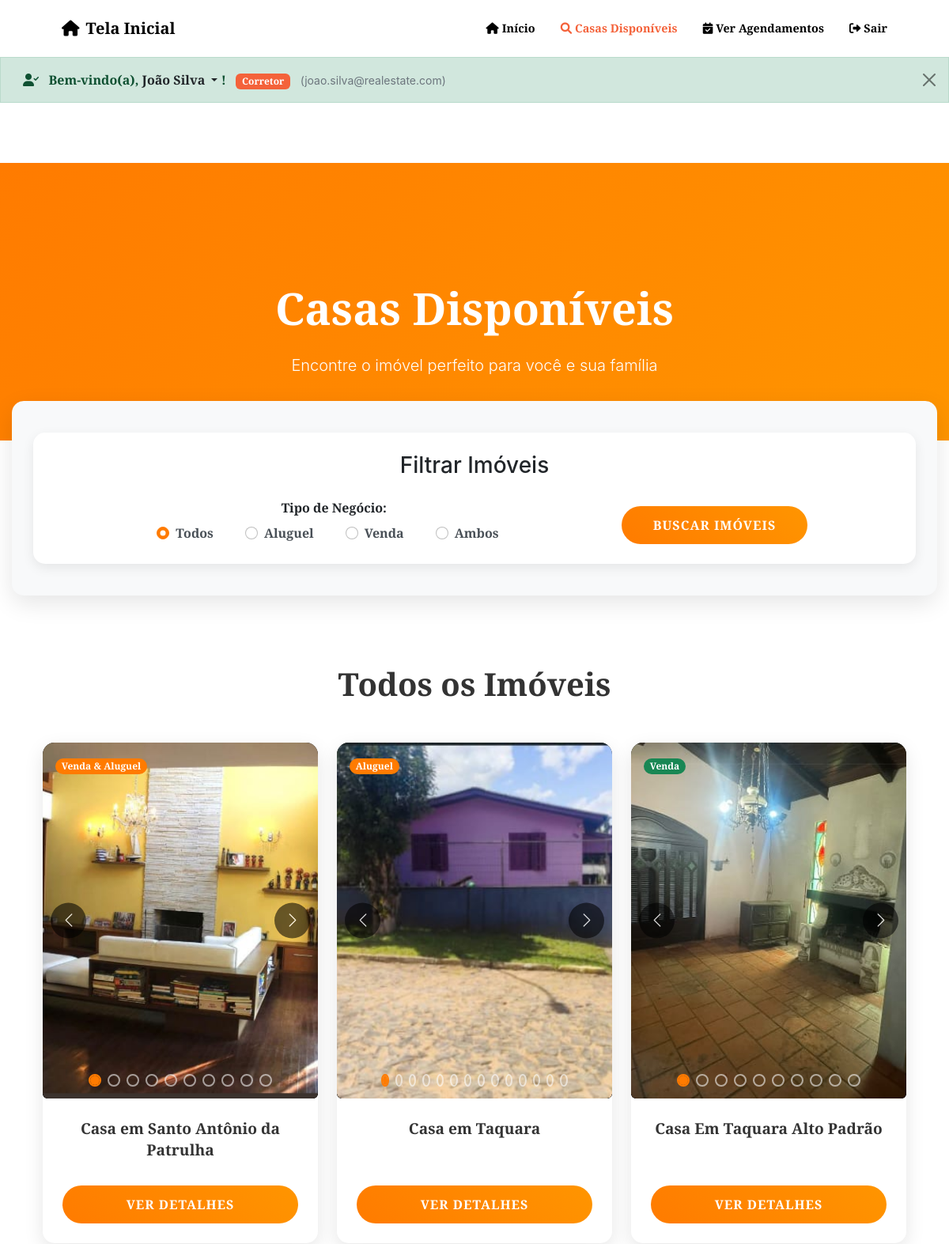
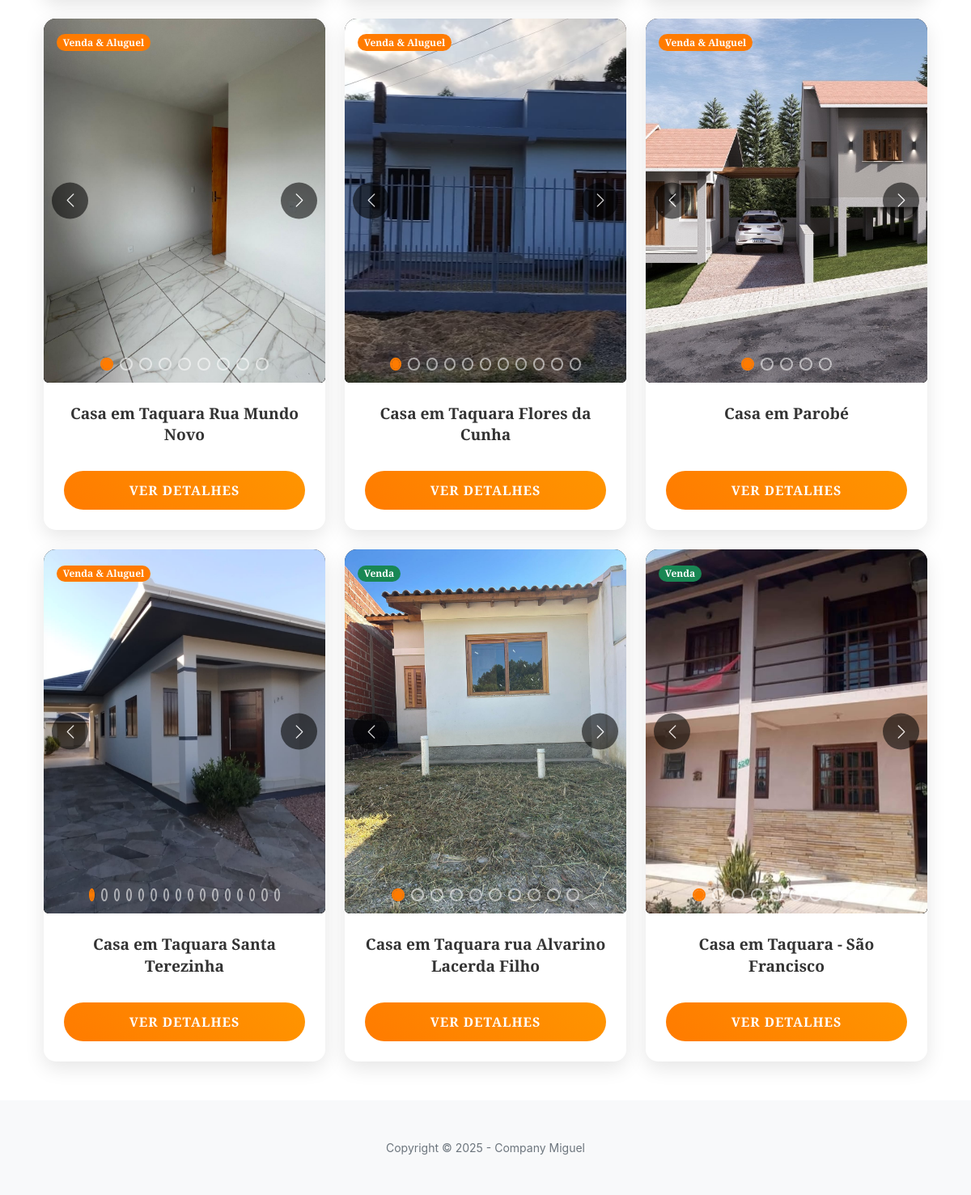
The app's page /casas_disponiveis.php (signed in) with its own data (2 pictures, top to bottom).
### tables this page shows
CREATE TABLE brokers (
    id INT AUTO_INCREMENT PRIMARY KEY,
    user_id INT NOT NULL,
    license_number VARCHAR(50) UNIQUE,
    company VARCHAR(255) NULL,
    specialties JSON NULL,
    commission_rate DECIMAL(5,2) DEFAULT 3.00,
    rating DECIMAL(3,2) DEFAULT 0.00,
    reviews_count INT DEFAULT 0,
    total_sales INT DEFAULT 0,
    years_experience INT DEFAULT 0,
    languages JSON NULL,
    created_at TIMESTAMP DEFAULT CURRENT_TIMESTAMP,
    updated_at TIMESTAMP DEFAULT CURRENT_TIMESTAMP ON UPDATE CURRENT_TIMESTAMP,
    
    FOREIGN KEY (user_id) REFERENCES users(id) ON DELETE CASCADE,
    UNIQUE KEY unique_broker_user (user_id)
);

CREATE TABLE users (
    id INT AUTO_INCREMENT PRIMARY KEY,
    first_name VARCHAR(100) NOT NULL,
    last_name VARCHAR(100) NOT NULL,
    email VARCHAR(255) NOT NULL UNIQUE,
    password VARCHAR(255) NOT NULL,
    cpf VARCHAR(14) UNIQUE,
    phone VARCHAR(20),
    user_type ENUM('user', 'broker', 'admin') DEFAULT 'user',
    status ENUM('active', 'inactive', 'pending') DEFAULT 'pending',
    email_verified BOOLEAN DEFAULT FALSE,
    verification_token VARCHAR(255) NULL,
    password_reset_token VARCHAR(255) NULL,
    password_reset_expires DATETIME NULL,
    created_at TIMESTAMP DEFAULT CURRENT_TIMESTAMP,
    updated_at TIMESTAMP DEFAULT CURRENT_TIMESTAMP ON UPDATE CURRENT_TIMESTAMP,
    
    INDEX idx_email (email),
    INDEX idx_user_type (user_type),
    INDEX idx_status (status)
);

### includes/auth.php (called while the page is built, shortened)
<?php
require_once __DIR__ . '/database.php';
class Auth {
    private $pdo;
    public function __construct() {
        global $pdo;
        $this->pdo = $pdo;
    }
    public function isLoggedIn() {
        return isset($_SESSION['user_id']);
    }
    public function getCurrentUser() {
        try {
            $stmt = $this->pdo->prepare("
                SELECT u.*, up.*, b.id as broker_id, b.license_number, b.company
                FROM users u
                LEFT JOIN user_profiles up ON u.id = up.user_id
                LEFT JOIN brokers b ON u.id = b.user_id
                WHERE u.id = ?
            ");
            $stmt->execute([$_SESSION['user_id']]);
            return $stmt->fetch();
        } catch (Exception $e) {
            error_log("Get current user error: " . $e->getMessage());
            return null;
        }
    }
}

### includes/init.php (called while the page is built, shortened)
<?php
require_once __DIR__ . '/database.php';
require_once __DIR__ . '/auth.php';
$auth = new Auth();

### includes/user_info.php (the view, shortened to what this page needs)
<?php
function renderUserInfo($current_user) {
    $user_name = htmlspecialchars($current_user['first_name'] . ' ' . $current_user['last_name']);
    $user_email = htmlspecialchars($current_user['email']);
    $user_type_label = [
        'user' => 'Cliente',
        'broker' => 'Corretor',
        'admin' => 'Administrador'
    ][$current_user['user_type']] ?? 'Usuário';
    echo <<<HTML
    <div id="userInfoBar" class="alert alert-success alert-dismissible fade show user-info-bar" role="alert"
         style="margin-bottom: 0; border-radius: 0; position: fixed; top: 72px; left: 0; right: 0; z-index: 1025;
                transition: transform 0.3s ease-in-out, opacity 0.3s ease-in-out;">
        <div class="container">
            <div class="d-flex justify-content-between align-items-center">
                <div>
                    <i class="fas fa-user-check me-2"></i>
                    <strong>Bem-vindo(a),
                        <div class="dropdown d-inline">
                            <a class="text-decoration-none text-dark fw-bold dropdown-toggle" href="#" role="button"
                               id="userDropdown" data-bs-toggle="dropdown" aria-expanded="false"
                               style="cursor: pointer; border: none; background: transparent;">
                                {$user_name}
                            </a>
                            <ul class="dropdown-menu" aria-labelledby="userDropdown">
                                <li>
                                    <a class="dropdown-item" href="perfil.php">
                                        <i class="fas fa-user me-2"></i>Meu Perfil
                                    </a>
                                </li>
HTML;
    echo <<<HTML
                            </ul>
                        </div>
                    !</strong>
                    <span class="badge bg-primary ms-2">{$user_type_label}</span>
                    <small class="text-muted ms-2">({$user_email})</small>
                </div>
                <div>
                    <button type="button" class="btn-close" data-bs-dismiss="alert" aria-label="Close"></button>
                </div>
            </div>
        </div>
    </div>
HTML;
}
?>

### includes/navbar.php (shortened to what this page needs)
<?php
function renderNavbar($current_user, $current_page = '') {
    $user_type = $current_user['user_type'] ?? 'user';
    echo '<nav class="navbar navbar-expand-lg navbar-light fixed-top py-3" id="mainNav">';
    echo '<div class="container px-4 px-lg-5">';
    if ($user_type === 'corretor') {
        $home_link = 'gerenciar_imoveis.php';
        $home_text = 'Gerenciar Imóveis';
    } else {
        $home_link = 'index.php';
        $home_text = 'Tela Inicial';
    }
    echo '<a class="navbar-brand" href="' . $home_link . '">';
    echo '<i class="fas fa-home me-2"></i>' . htmlspecialchars($home_text);
    echo '</a>';
    echo '<div class="collapse navbar-collapse" id="navbarResponsive">';
    echo '<ul class="navbar-nav ms-auto my-2 my-lg-0">';
    if ($user_type === 'broker') {
        ?>
        <li class="nav-item">
            <a class="nav-link <?= $current_page === 'gerenciar_imoveis' ? 'active' : '' ?>" href="gerenciar_imoveis.php">
                <i class="fas fa-home me-1"></i>Início
            </a>
        </li>
        <li class="nav-item">
            <a class="nav-link <?= $current_page === 'casas_disponiveis' ? 'active' : '' ?>" href="casas_disponiveis.php">
                <i class="fas fa-search me-1"></i>Casas Disponíveis
            </a>
        </li>
        <li class="nav-item">
            <a class="nav-link <?= $current_page === 'agendamentos' ? 'active' : '' ?>" href="agendamentos.php">
                <i class="fas fa-calendar-check me-1"></i>Ver Agendamentos
            </a>
        </li>
        <?php
    }
    ?>
    <li class="nav-item">
        <a class="nav-link" href="logout.php">
            <i class="fas fa-sign-out-alt me-1"></i>Sair
        </a>
    </li>
    <?php
    echo '</ul>';
    echo '</div>';
    echo '</div>';
    echo '</nav>';
}
?>

### records on screen
brokers: user.user_type "Tela Inicial", user.last_name "João Silva", user.user_type "Corretor", user.email "joao.silva@realestate.com"

### other values on screen
$casa['titulo'] "Casa em Santo Antônio da Patrulha"
$casa['titulo'] "Casa em Taquara"
$casa['titulo'] "Casa Em Taquara Alto Padrão"
$casa['titulo'] "Casa em Taquara Rua Mundo Novo"
$casa['titulo'] "Casa em Taquara Flores da Cunha"
$casa['titulo'] "Casa em Parobé"
$casa['titulo'] "Casa em Taquara Santa Terezinha"
$casa['titulo'] "Casa em Taquara rua Alvarino Lacerda Filho"
$casa['titulo'] "Casa em Taquara - São Francisco"
